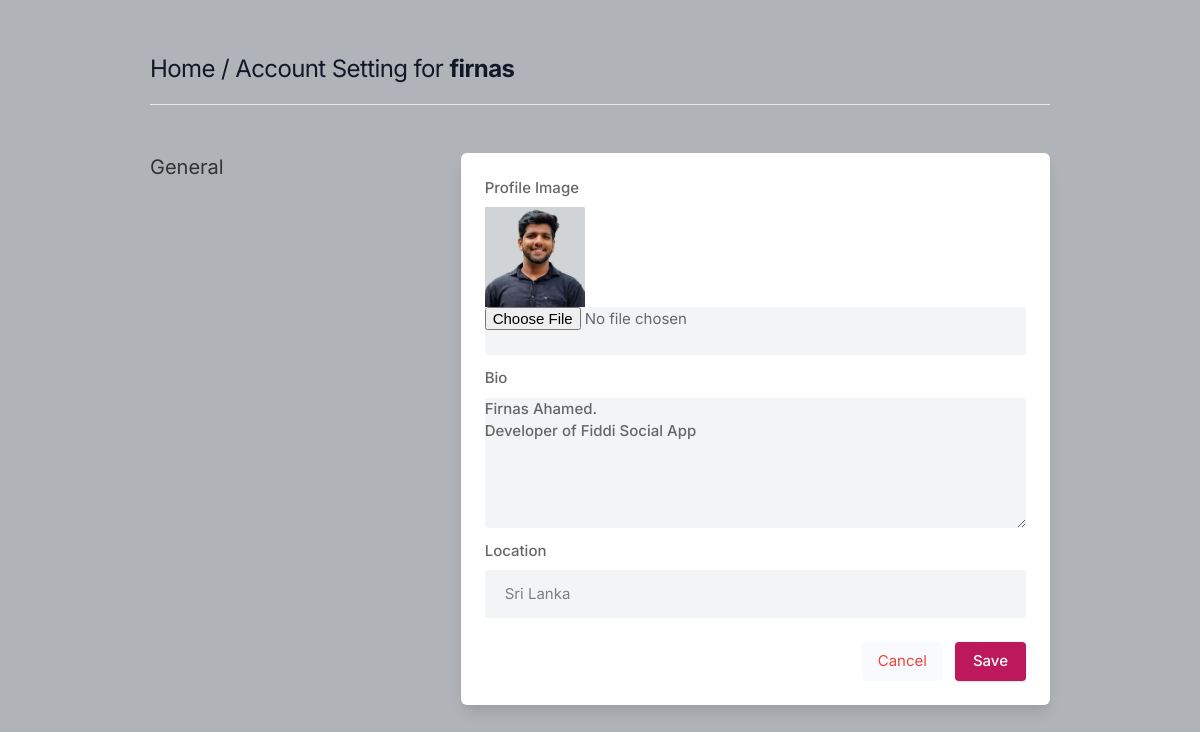
The page /settings (signed in) on the database as committed earlier.
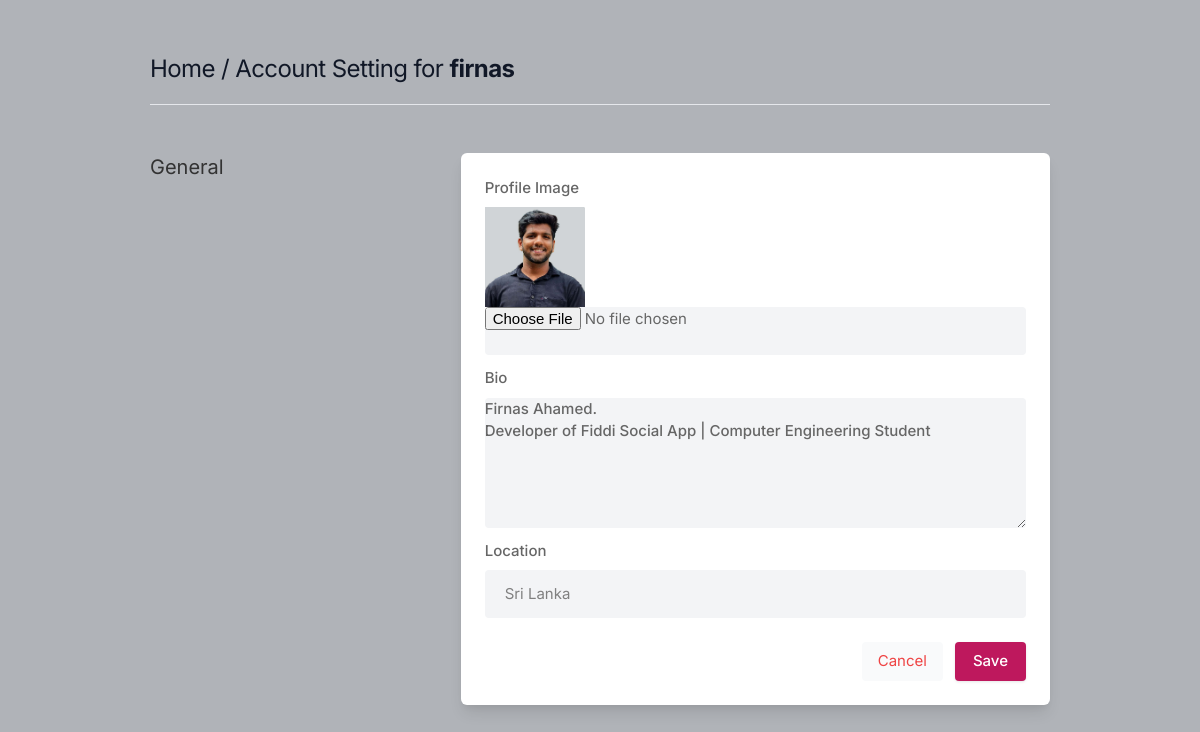
The same page on the database as committed later.
### core/models.py (models this page shows, shortened)
class Profile(models.Model):
    user = models.ForeignKey(User, on_delete=models.CASCADE)
    id_user = models.IntegerField()
    bio = models.TextField(blank=True)
    profileimg = models.ImageField(upload_to='profile_images', default='blank-profile-picture.png')
    location = models.CharField(max_length=100, blank=True)

### core/views.py (the view, shortened to what this page needs)
# urls.py: path('settings', views.settings, name='settings'),
@login_required(login_url='signin')
def settings(request):
    user_profile = Profile.objects.get(user=request.user)
    return render(request, 'setting.html', {'user_profile': user_profile})

### templates/setting.html (shortened to what this page needs)
{% load static %}
<!DOCTYPE html>
<html lang="en">
<head>
    <link rel="stylesheet" href="{% static 'assets/css/icons.css' %}">
    <link rel="stylesheet" href="{% static 'assets/css/uikit.css' %}">
    <link rel="stylesheet" href="{% static 'assets/css/style.css' %}">
    <link rel="stylesheet" href="{% static 'assets/css/tailwind.css' %}">
</head>
<body>
            <div class="container m-auto">
                <h1 class="text-2xl leading-none text-gray-900 tracking-tight mt-3"><a href="/">Home</a> / Account Setting for <b>{{user.username}}</b> </h1>
                <br>
                <hr>
                <div class="grid lg:grid-cols-3 mt-12 gap-8">
                    <div>
                        <h3 class="text-xl mb-2"> General</h3>
                    </div>
                    <div class="bg-white rounded-md lg:shadow-lg shadow col-span-2">
                    <form action="" method="POST" enctype="multipart/form-data">
                       <div class="grid grid-cols-2 gap-3 lg:p-6 p-4">
                            <div class="col-span-2">
                                <label for=""> Profile Image</label>
                                <img width="100" height="100" src="{{user_profile.profileimg.url}}" />
                                <input type="file" name="image" value="" class="shadow-none bg-gray-100">
                            </div>
                            <div class="col-span-2">
                                <label for="about">Bio</label>
                                <textarea id="about" name="bio" rows="3"  class="shadow-none bg-gray-100">{{user_profile.bio}}</textarea>
                            </div>
                            <div class="col-span-2">
                                <label for=""> Location</label>
                                <input type="text" name="location" value="{{user_profile.location}}" class="shadow-none bg-gray-100">
                            </div>
                       </div>
                       <div class="bg-gray-10 p-6 pt-0 flex justify-end space-x-3">
                           <button class="p-2 px-4 rounded bg-gray-50 text-red-500"> <a href="/">Cancel</a> </button>
                           <button type="submit" class="button bg-blue-700"> Save </button>
                       </div>
                    </form>
                    </div>
                    </div>
                    <br>
                </div>
</body>
</html>

Rows that differ between the two databases and show on the page:
changed Profile "Sri Lanka": bio "Firnas Ahamed. Developer of Fiddi Social App" → "Firnas Ahamed. Developer of Fiddi Social App | Computer Engineering Student"
